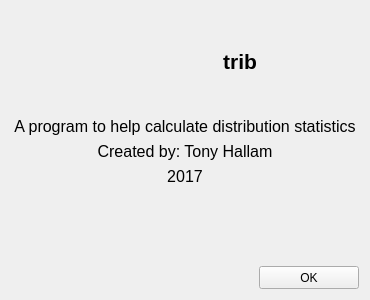
<?xml version="1.0" encoding="UTF-8"?>
<ui version="4.0">
 <class>dialogAbout</class>
 <widget class="QDialog" name="dialogAbout">
  <property name="geometry">
   <rect>
    <x>0</x>
    <y>0</y>
    <width>370</width>
    <height>300</height>
   </rect>
  </property>
  <property name="minimumSize">
   <size>
    <width>370</width>
    <height>300</height>
   </size>
  </property>
  <property name="maximumSize">
   <size>
    <width>370</width>
    <height>300</height>
   </size>
  </property>
  <property name="windowTitle">
   <string>Trib- About</string>
  </property>
  <property name="windowIcon">
   <iconset resource="tribDesignResource.qrc">
    <normaloff>:/icons/icons/CDFPlot.svg</normaloff>:/icons/icons/CDFPlot.svg</iconset>
  </property>
  <layout class="QGridLayout" name="gridLayout">
   <item row="0" column="0">
    <layout class="QVBoxLayout" name="verticalLayout">
     <item>
      <layout class="QHBoxLayout" name="horizontalLayout_3">
       <property name="spacing">
        <number>10</number>
       </property>
       <item>
        <spacer name="horizontalSpacer_4">
         <property name="orientation">
          <enum>Qt::Horizontal</enum>
         </property>
         <property name="sizeHint" stdset="0">
          <size>
           <width>40</width>
           <height>20</height>
          </size>
         </property>
        </spacer>
       </item>
       <item>
        <widget class="QLabel" name="labelPicTribLogo">
         <property name="minimumSize">
          <size>
           <width>100</width>
           <height>100</height>
          </size>
         </property>
         <property name="maximumSize">
          <size>
           <width>100</width>
           <height>100</height>
          </size>
         </property>
         <property name="font">
          <font>
           <family>Tahoma</family>
           <pointsize>16</pointsize>
           <weight>75</weight>
           <bold>true</bold>
           <strikeout>false</strikeout>
           <kerning>false</kerning>
          </font>
         </property>
         <property name="text">
          <string/>
         </property>
         <property name="pixmap">
          <pixmap resource="tribDesignResource.qrc">:/icons/icons/CDFPlotLarge.png</pixmap>
         </property>
         <property name="scaledContents">
          <bool>true</bool>
         </property>
         <property name="alignment">
          <set>Qt::AlignLeading|Qt::AlignLeft|Qt::AlignVCenter</set>
         </property>
         <property name="textInteractionFlags">
          <set>Qt::NoTextInteraction</set>
         </property>
        </widget>
       </item>
       <item>
        <widget class="QLabel" name="labelTitle">
         <property name="font">
          <font>
           <family>Tahoma</family>
           <pointsize>16</pointsize>
           <weight>75</weight>
           <bold>true</bold>
          </font>
         </property>
         <property name="text">
          <string>trib</string>
         </property>
         <property name="alignment">
          <set>Qt::AlignCenter</set>
         </property>
         <property name="textInteractionFlags">
          <set>Qt::LinksAccessibleByMouse</set>
         </property>
        </widget>
       </item>
       <item>
        <spacer name="horizontalSpacer_5">
         <property name="orientation">
          <enum>Qt::Horizontal</enum>
         </property>
         <property name="sizeHint" stdset="0">
          <size>
           <width>40</width>
           <height>20</height>
          </size>
         </property>
        </spacer>
       </item>
      </layout>
     </item>
     <item>
      <widget class="QLabel" name="labelDisc">
       <property name="font">
        <font>
         <family>Tahoma</family>
         <pointsize>12</pointsize>
         <weight>50</weight>
         <bold>false</bold>
        </font>
       </property>
       <property name="text">
        <string>A program to help calculate distribution statistics</string>
       </property>
       <property name="alignment">
        <set>Qt::AlignCenter</set>
       </property>
      </widget>
     </item>
     <item>
      <widget class="QLabel" name="labelAuthor">
       <property name="font">
        <font>
         <family>Tahoma</family>
         <pointsize>12</pointsize>
         <weight>50</weight>
         <bold>false</bold>
        </font>
       </property>
       <property name="text">
        <string>Created by: Tony Hallam</string>
       </property>
       <property name="alignment">
        <set>Qt::AlignCenter</set>
       </property>
      </widget>
     </item>
     <item>
      <widget class="QLabel" name="labelYear">
       <property name="font">
        <font>
         <family>Tahoma</family>
         <pointsize>12</pointsize>
         <weight>50</weight>
         <bold>false</bold>
        </font>
       </property>
       <property name="text">
        <string>2017</string>
       </property>
       <property name="alignment">
        <set>Qt::AlignCenter</set>
       </property>
      </widget>
     </item>
     <item>
      <layout class="QHBoxLayout" name="horizontalLayout_2">
       <property name="spacing">
        <number>10</number>
       </property>
       <item>
        <spacer name="horizontalSpacer_3">
         <property name="orientation">
          <enum>Qt::Horizontal</enum>
         </property>
         <property name="sizeHint" stdset="0">
          <size>
           <width>40</width>
           <height>20</height>
          </size>
         </property>
        </spacer>
       </item>
       <item>
        <widget class="QPushButton" name="pushButtonGitHub">
         <property name="minimumSize">
          <size>
           <width>40</width>
           <height>40</height>
          </size>
         </property>
         <property name="maximumSize">
          <size>
           <width>40</width>
           <height>40</height>
          </size>
         </property>
         <property name="cursor">
          <cursorShape>PointingHandCursor</cursorShape>
         </property>
         <property name="toolTip">
          <string>Github: https://github.com/trhallam/trib</string>
         </property>
         <property name="autoFillBackground">
          <bool>false</bool>
         </property>
         <property name="text">
          <string/>
         </property>
         <property name="icon">
          <iconset resource="tribDesignResource.qrc">
           <normaloff>:/icons/icons/GitHub-Mark-32px.png</normaloff>:/icons/icons/GitHub-Mark-32px.png</iconset>
         </property>
         <property name="iconSize">
          <size>
           <width>32</width>
           <height>32</height>
          </size>
         </property>
         <property name="flat">
          <bool>true</bool>
         </property>
        </widget>
       </item>
       <item>
        <widget class="QPushButton" name="pushButtonLIn">
         <property name="sizePolicy">
          <sizepolicy hsizetype="Minimum" vsizetype="Fixed">
           <horstretch>0</horstretch>
           <verstretch>0</verstretch>
          </sizepolicy>
         </property>
         <property name="minimumSize">
          <size>
           <width>40</width>
           <height>40</height>
          </size>
         </property>
         <property name="maximumSize">
          <size>
           <width>40</width>
           <height>40</height>
          </size>
         </property>
         <property name="cursor">
          <cursorShape>PointingHandCursor</cursorShape>
         </property>
         <property name="toolTip">
          <string>Linked-In: https://www.linkedin.com/in/antonyhallam/</string>
         </property>
         <property name="autoFillBackground">
          <bool>false</bool>
         </property>
         <property name="text">
          <string/>
         </property>
         <property name="icon">
          <iconset resource="tribDesignResource.qrc">
           <normaloff>:/icons/icons/In-Black-48px-R.png</normaloff>:/icons/icons/In-Black-48px-R.png</iconset>
         </property>
         <property name="iconSize">
          <size>
           <width>32</width>
           <height>32</height>
          </size>
         </property>
         <property name="flat">
          <bool>true</bool>
         </property>
        </widget>
       </item>
       <item>
        <spacer name="horizontalSpacer_2">
         <property name="orientation">
          <enum>Qt::Horizontal</enum>
         </property>
         <property name="sizeHint" stdset="0">
          <size>
           <width>40</width>
           <height>20</height>
          </size>
         </property>
        </spacer>
       </item>
      </layout>
     </item>
     <item>
      <spacer name="verticalSpacer">
       <property name="orientation">
        <enum>Qt::Vertical</enum>
       </property>
       <property name="sizeHint" stdset="0">
        <size>
         <width>20</width>
         <height>60</height>
        </size>
       </property>
      </spacer>
     </item>
    </layout>
   </item>
   <item row="1" column="0">
    <layout class="QHBoxLayout" name="horizontalLayout">
     <item>
      <spacer name="horizontalSpacer">
       <property name="orientation">
        <enum>Qt::Horizontal</enum>
       </property>
       <property name="sizeHint" stdset="0">
        <size>
         <width>40</width>
         <height>20</height>
        </size>
       </property>
      </spacer>
     </item>
     <item>
      <widget class="QPushButton" name="pushButton">
       <property name="minimumSize">
        <size>
         <width>100</width>
         <height>23</height>
        </size>
       </property>
       <property name="maximumSize">
        <size>
         <width>100</width>
         <height>23</height>
        </size>
       </property>
       <property name="text">
        <string>OK</string>
       </property>
       <property name="default">
        <bool>false</bool>
       </property>
       <property name="flat">
        <bool>false</bool>
       </property>
      </widget>
     </item>
    </layout>
   </item>
  </layout>
 </widget>
 <resources>
  <include location="tribDesignResource.qrc"/>
 </resources>
 <connections>
  <connection>
   <sender>pushButton</sender>
   <signal>released()</signal>
   <receiver>dialogAbout</receiver>
   <slot>close()</slot>
   <hints>
    <hint type="sourcelabel">
     <x>207</x>
     <y>271</y>
    </hint>
    <hint type="destinationlabel">
     <x>199</x>
     <y>149</y>
    </hint>
   </hints>
  </connection>
 </connections>
</ui>
